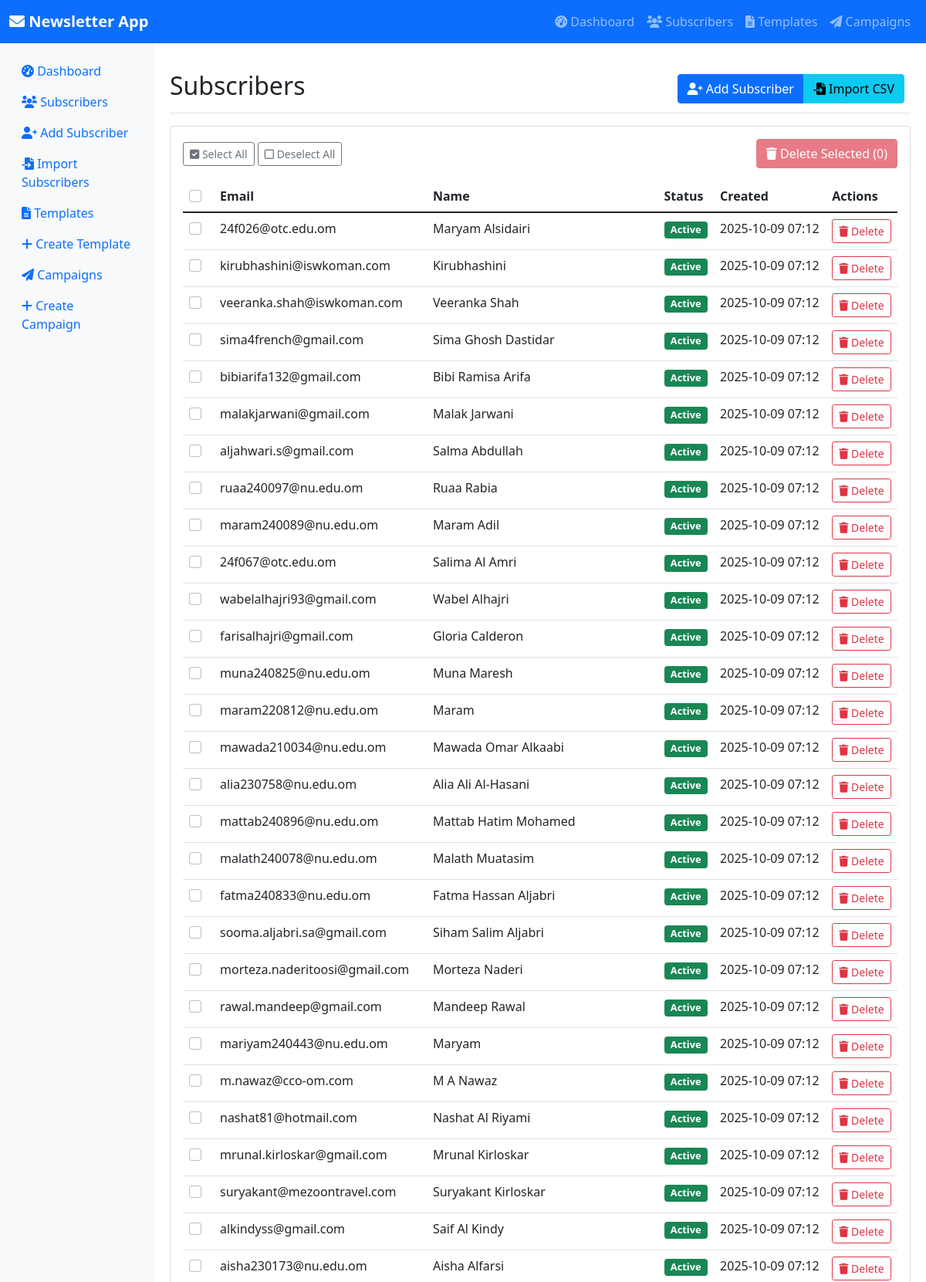
/subscribers (upper part), run on the app's committed database.
### models.py (models this page shows, shortened)
class Subscriber(db.Model):
    id = db.Column(db.Integer, primary_key=True)
    email = db.Column(db.String(255), unique=True, nullable=False, index=True)
    name = db.Column(db.String(255), nullable=True)
    is_active = db.Column(db.Boolean, default=True, nullable=False)
    created_at = db.Column(db.DateTime, default=datetime.utcnow, nullable=False)
    updated_at = db.Column(db.DateTime, default=datetime.utcnow, onupdate=datetime.utcnow)

### app.py (the view)
@app.route('/subscribers')
def subscribers():
    page = request.args.get('page', 1, type=int)
    subscribers = Subscriber.query.paginate(page=page, per_page=50, error_out=False)
    return render_template('subscribers.html', subscribers=subscribers)

### app.py (called while the page is built)
@app.after_request
def after_request(response):
    response.headers['Content-Type'] = response.headers.get('Content-Type', 'text/html') + '; charset=utf-8'
    return response

### templates/subscribers.html (shortened to what this page needs)
{% extends "base.html" %}
{% block content %}
<div class="d-flex justify-content-between flex-wrap flex-md-nowrap align-items-center pt-3 pb-2 mb-3 border-bottom">
    <h1 class="h2">Subscribers</h1>
    <div class="btn-toolbar mb-2 mb-md-0">
        <div class="btn-group me-2">
            <a href="{{ url_for('add_subscriber') }}" class="btn btn-primary">
                <i class="fas fa-user-plus"></i> Add Subscriber
            </a>
            <a href="{{ url_for('import_subscribers') }}" class="btn btn-info">
                <i class="fas fa-file-import"></i> Import CSV
            </a>
        </div>
    </div>
</div>
{% if subscribers.items %}
<div class="card">
    <div class="card-body">
        <form id="bulk-delete-form" method="POST" action="{{ url_for('bulk_delete_subscribers') }}">
            <div class="d-flex justify-content-between align-items-center mb-3">
                <div>
                    <button type="button" id="select-all-btn" class="btn btn-sm btn-outline-secondary">
                        <i class="fas fa-check-square"></i> Select All
                    </button>
                    <button type="button" id="deselect-all-btn" class="btn btn-sm btn-outline-secondary">
                        <i class="far fa-square"></i> Deselect All
                    </button>
                </div>
                <div>
                    <button type="submit" id="bulk-delete-btn" class="btn btn-danger" disabled>
                        <i class="fas fa-trash"></i> Delete Selected (<span id="selected-count">0</span>)
                    </button>
                </div>
            </div>
            <div class="table-responsive">
                <table class="table table-hover">
                    <thead>
                        <tr>
                            <th width="40">
                                <input type="checkbox" id="select-all-checkbox" class="form-check-input">
                            </th>
                            <th>Email</th>
                            <th>Name</th>
                            <th>Status</th>
                            <th>Created</th>
                            <th>Actions</th>
                        </tr>
                    </thead>
                    <tbody>
                        {% for subscriber in subscribers.items %}
                        <tr>
                            <td>
                                <input type="checkbox" name="subscriber_ids" value="{{ subscriber.id }}"
                                    class="form-check-input subscriber-checkbox">
                            </td>
                            <td>{{ subscriber.email }}</td>
                            <td>{{ subscriber.name or '-' }}</td>
                            <td>
                                {% if subscriber.is_active %}
                                <span class="badge bg-success status-badge">Active</span>
                                {% else %}
                                <span class="badge bg-secondary status-badge">Inactive</span>
                                {% endif %}
                            </td>
                            <td>{{ subscriber.created_at.strftime('%Y-%m-%d %H:%M') }}</td>
                            <td>
                                <a href="{{ url_for('delete_subscriber', id=subscriber.id) }}"
                                    class="btn btn-sm btn-outline-danger btn-action"
                                    onclick="return confirm('Are you sure you want to delete this subscriber?')">
                                    <i class="fas fa-trash"></i> Delete
                                </a>
                            </td>
                        </tr>
                        {% endfor %}
                    </tbody>
                </table>
            </div>
        </form>
    </div>
</div>
{% endif %}
{% endblock %}

### templates/base.html (style rules this page uses)
.status-badge { font-size: 0.8rem; }
.table-responsive { border-radius: 0.5rem; overflow: hidden; }
.btn-action { padding: 0.25rem 0.5rem; font-size: 0.875rem; }

### data on the page
Subscriber: email "24f026@otc.edu.om", name "Maryam Alsidairi", is_active "Active", created_at "2025-10-09 07:12"
Subscriber: email "kirubhashini@iswkoman.com", name "Kirubhashini", is_active "Active", created_at "2025-10-09 07:12"
Subscriber: email "veeranka.shah@iswkoman.com", name "Veeranka Shah", is_active "Active", created_at "2025-10-09 07:12"
Subscriber: email "sima4french@gmail.com", name "Sima Ghosh Dastidar", is_active "Active", created_at "2025-10-09 07:12"
Subscriber: email "bibiarifa132@gmail.com", name "Bibi Ramisa Arifa", is_active "Active", created_at "2025-10-09 07:12"
Subscriber: email "malakjarwani@gmail.com", name "Malak Jarwani", is_active "Active", created_at "2025-10-09 07:12"
Subscriber: email "aljahwari.s@gmail.com", name "Salma Abdullah", is_active "Active", created_at "2025-10-09 07:12"
Subscriber: email "ruaa240097@nu.edu.om", name "Ruaa Rabia", is_active "Active", created_at "2025-10-09 07:12"
Subscriber: email "maram240089@nu.edu.om", name "Maram Adil", is_active "Active", created_at "2025-10-09 07:12"
Subscriber: email "24f067@otc.edu.om", name "Salima Al Amri", is_active "Active", created_at "2025-10-09 07:12"
Subscriber: email "wabelalhajri93@gmail.com", name "Wabel Alhajri", is_active "Active", created_at "2025-10-09 07:12"
Subscriber: email "farisalhajri@gmail.com", name "Gloria Calderon", is_active "Active", created_at "2025-10-09 07:12"
Subscriber: email "muna240825@nu.edu.om", name "Muna Maresh", is_active "Active", created_at "2025-10-09 07:12"
Subscriber: email "maram220812@nu.edu.om", name "Maram", is_active "Active", created_at "2025-10-09 07:12"
Subscriber: email "mawada210034@nu.edu.om", name "Mawada Omar Alkaabi", is_active "Active", created_at "2025-10-09 07:12"
Subscriber: email "alia230758@nu.edu.om", name "Alia Ali Al-Hasani", is_active "Active", created_at "2025-10-09 07:12"
Subscriber: email "mattab240896@nu.edu.om", name "Mattab Hatim Mohamed", is_active "Active", created_at "2025-10-09 07:12"
Subscriber: email "malath240078@nu.edu.om", name "Malath Muatasim", is_active "Active", created_at "2025-10-09 07:12"
Subscriber: email "fatma240833@nu.edu.om", name "Fatma Hassan Aljabri", is_active "Active", created_at "2025-10-09 07:12"
Subscriber: email "sooma.aljabri.sa@gmail.com", name "Siham Salim Aljabri", is_active "Active", created_at "2025-10-09 07:12"
Subscriber: email "morteza.naderitoosi@gmail.com", name "Morteza Naderi", is_active "Active", created_at "2025-10-09 07:12"
Subscriber: email "rawal.mandeep@gmail.com", name "Mandeep Rawal", is_active "Active", created_at "2025-10-09 07:12"
Subscriber: email "mariyam240443@nu.edu.om", name "Maryam", is_active "Active", created_at "2025-10-09 07:12"
Subscriber: email "m.nawaz@cco-om.com", name "M A Nawaz", is_active "Active", created_at "2025-10-09 07:12"
Subscriber: email "nashat81@hotmail.com", name "Nashat Al Riyami", is_active "Active", created_at "2025-10-09 07:12"
Subscriber: email "mrunal.kirloskar@gmail.com", name "Mrunal Kirloskar", is_active "Active", created_at "2025-10-09 07:12"
Subscriber: email "suryakant@mezoontravel.com", name "Suryakant Kirloskar", is_active "Active", created_at "2025-10-09 07:12"
Subscriber: email "alkindyss@gmail.com", name "Saif Al Kindy", is_active "Active", created_at "2025-10-09 07:12"
Subscriber: email "aisha230173@nu.edu.om", name "Aisha Alfarsi", is_active "Active", created_at "2025-10-09 07:12"
